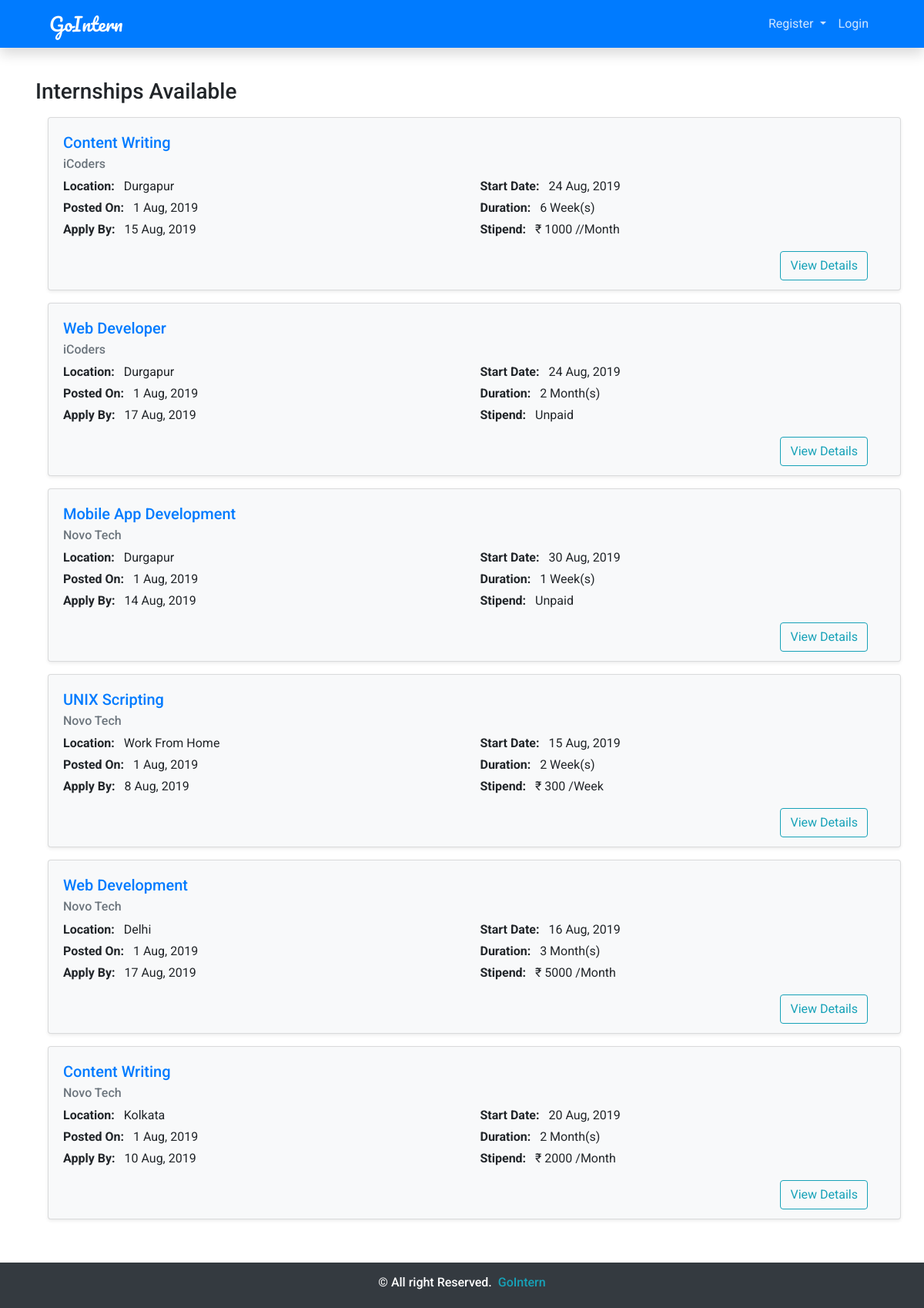
The page /templates/pages/home.php on the database its author committed.
### tables this page shows
CREATE TABLE `internship_posts` (
  `int_id` int(11) NOT NULL,
  `title` varchar(60) NOT NULL,
  `location` varchar(50) NOT NULL,
  `start_date` date NOT NULL,
  `skills_req` text NOT NULL,
  `responsibilities` text NOT NULL,
  `stipend` varchar(20) NOT NULL DEFAULT '0',
  `duration` varchar(20) NOT NULL,
  `last_date` date NOT NULL,
  `emp_id` int(11) DEFAULT NULL,
  `date` datetime NOT NULL DEFAULT CURRENT_TIMESTAMP
);

CREATE TABLE `employers` (
  `emp_id` int(11) NOT NULL,
  `name` varchar(50) NOT NULL,
  `email` varchar(50) NOT NULL,
  `location` varchar(100) NOT NULL,
  `pwd` varchar(32) NOT NULL,
  `date` datetime NOT NULL DEFAULT CURRENT_TIMESTAMP
);

### config/auth.php (called while the page is built)
<?php
function isAuthenticated(){
    if(isset($_COOKIE['user-email']) && isset($_COOKIE['user-type'])){
        return TRUE;
    }else{
        return FALSE;
    }
}

### config/db.php (called while the page is built, shortened)
<?php
class DB{
    private $conn;
    private $stmt;
    public function __construct() {
        $this->host = 'localhost';
        $this->user = 'root';
        $this->password = '';
	    $this->dbName = 'gointern_db';
        $pdo = "mysql:host=" . $this->host . ";dbname=" . $this->dbName;
        $options = array(
            PDO::ATTR_PERSISTENT => false,
            PDO::ATTR_ERRMODE => PDO::ERRMODE_EXCEPTION,
        );
        try {
            $this->conn = new PDO($pdo, $this->user, $this->password, $options);
        }
         catch (PDOException $e) {
            $this->error = $e->getMessage();
        }
    }
    public function query($query){
        $this->stmt = $this->conn->prepare($query);
    }
    public function execute(){
        return $this->stmt->execute();
    }
    public function resultset(){
        $this->execute();
        return $this->stmt->fetchAll(PDO::FETCH_ASSOC);
    }
    public function single(){
        $this->execute();
        return $this->stmt->fetch(PDO::FETCH_ASSOC);
    }
}

### templates/pages/home.php (the view, shortened to what this page needs)
<?php
require_once $_SERVER['DOCUMENT_ROOT'].'/config/db.php';
require_once $_SERVER['DOCUMENT_ROOT'].'/config/auth.php';
require_once $_SERVER['DOCUMENT_ROOT'] . '/templates/partials/header.php';
$db = new DB();
$db->query("SELECT * FROM internship_posts WHERE last_date>now() ORDER BY date DESC");
$internships = $db->resultset();
?>
<div class="container p-3 my-4">
    <h3>Internships Available</h3>
    <div class="container-fluid px-0">
        <?php
        if(count($internships) > 0){
            foreach ($internships as $internship) {
            $db->query("SELECT name from employers WHERE emp_id={$internship['emp_id']}");
            $empName = $db->single()['name'];
            ?>
                <div class="card m-3 shadow-sm col-12 bg-light">
                    <div class="card-body pb-1 px-1">
                        <h5 class="card-title">
                            <a href="/internship/<?=$internship['int_id'] ?>">
                                <?=$internship['title'] ?>
                            </a>
                        </h5>
                        <h6 class="card-subtitle mb-2 text-secondary"><?=$empName ?></h6>
                        <div class="row text-left ml-0">
                            <div class="col-md-6 px-0">
                                <p class="mb-1">
                                    <strong class="mr-2">Location:</strong>
                                    <?=ucwords($internship['location']) ?>
                                </p>
                                <p class="mb-1">
                                    <strong class="mr-2">Posted On:</strong>
                                    <?=date("j M, Y", strtotime($internship['date'])) ?>
                                </p>
                                <p class="mb-1">
                                    <strong class="mr-2">Apply By:</strong>
                                    <?=date("j M, Y", strtotime($internship['last_date'])) ?>
                                </p>
                            </div>
                            <div class="col-md-6 px-0">
                                <p class="mb-1">
                                    <strong class="mr-2">Start Date:</strong>
                                    <?=date("j M, Y", strtotime($internship['start_date'])) ?>
                                </p>
                                <p class="mb-1">
                                    <strong class="mr-2">Duration:</strong>
                                    <?=$internship['duration'] ?>
                                </p>
                                <p class="mb-1">
                                    <strong class="mr-2">Stipend:</strong>
                                    <?=(explode(" ", $internship['stipend'])[0] == 0
                                    ? "Unpaid" : "₹ ".$internship['stipend']) ?>
                                </p>
                            </div>
                        </div>
                        <div class="container text-right mt-1">
                            <a href="/internship/<?=$internship['int_id'] ?>"
                            class="btn btn-outline-info m-2 card-link">View Details</a>
                        </div>
                    </div>
                </div>
        <?php }
        }else{ ?>
            <h5 class="text-danger text-center mt-5">No internships.</h5>
        <?php } ?>
    </div>
</div>

### templates/partials/header.php (shortened to what this page needs)
<!DOCTYPE html>
<html lang="en">
  <head>
    <link
      rel="stylesheet"
      href="https://stackpath.bootstrapcdn.com/bootstrap/4.3.1/css/bootstrap.min.css"
    />
    <link
      rel="stylesheet"
      href="https://use.fontawesome.com/releases/v5.1.1/css/all.css"
    />
    <link rel="stylesheet" href="/templates/styles/styles.css" />
  </head>
<?php require_once $_SERVER['DOCUMENT_ROOT'].'/config/auth.php'; ?>
  <body>
    <nav
      class="navbar navbar-expand-md navbar-dark bg-primary sticky-top shadow"
    >
      <a class="navbar-brand ml-5" href="/">GoIntern</a>
      <div class="collapse navbar-collapse" id="navbarSupportedContent">
        <ul class="navbar-nav ml-auto mr-5">
          <?php if(!isAuthenticated()){ ?>
          <li class="nav-item dropdown">
            <a
              class="nav-link dropdown-toggle"
              href="#"
              id="navbarDropdown"
              role="button"
              data-toggle="dropdown"
              aria-haspopup="true"
              aria-expanded="false"
            >
              Register
            </a>
          </li>
          <li class="nav-item">
            <a class="nav-link" href="/login">Login</a>
          </li>
          <?php } if(isAuthenticated()){
            ?>
          <li class="nav-item dropdown px-2 ml-2 mt-2 mt-md-0" id="userDropDown">
            <a
              class="nav-link dropdown-toggle"
              href="#"
              id="navbarDropdown"
              role="button"
              data-toggle="dropdown"
              aria-haspopup="true"
              aria-expanded="false"
            >
            <?php if($_COOKIE['user-type']=='std'){ ?>
              <i class="far fa-user mr-1"></i>
            <?php }else{ ?>
              <i class="fas fa-hotel mr-1" style="font-size: 1rem;"></i>
            <?php } ?>
              <?=$res['name'] ?>
            </a>
            <div class="dropdown-menu" aria-labelledby="navbarDropdown">
              <?php if($_COOKIE['user-type']=='emp') { ?>
                <a class="dropdown-item" href="/employer/internships">My Posts</a>
              <?php }else { ?>
                <a class="dropdown-item" href="/student/applications">My Applications</a>
              <?php } ?>
              <a class="dropdown-item" href="/logout">Logout</a>
            </div>
          </li>
          <?php } ?>
        </ul>
      </div>
    </nav>
  </body>
</html>

### templates/styles/styles.css (style rules this page uses)
body { font-family: Roboto, sans-serif; }
.navbar-brand { font-family: Pacifico, cursive; font-size: 1.5rem; }
.navbar-dark .navbar-nav .nav-link { color: rgba(255, 255, 255, 0.8) !important; }

### rows shown on the page
internship_posts: title "Content Writing", emp.name "iCoders", location "Durgapur", date "1 Aug, 2019", last_date "15 Aug, 2019", start_date "24 Aug, 2019", duration "6 Week(s)", stipend "1000 //Month"
internship_posts: title "Web Developer", emp.name "iCoders", location "Durgapur", date "1 Aug, 2019", last_date "17 Aug, 2019", start_date "24 Aug, 2019", duration "2 Month(s)", stipend "Unpaid"
internship_posts: title "Mobile App Development", emp.name "Novo Tech", location "Durgapur", date "1 Aug, 2019", last_date "14 Aug, 2019", start_date "30 Aug, 2019", duration "1 Week(s)", stipend "Unpaid"
internship_posts: title "UNIX Scripting", emp.name "Novo Tech", location "Work From Home", date "1 Aug, 2019", last_date "8 Aug, 2019", start_date "15 Aug, 2019", duration "2 Week(s)", stipend "300 /Week"
internship_posts: title "Web Development", emp.name "Novo Tech", location "Delhi", date "1 Aug, 2019", last_date "17 Aug, 2019", start_date "16 Aug, 2019", duration "3 Month(s)", stipend "5000 /Month"
internship_posts: title "Content Writing", emp.name "Novo Tech", location "Kolkata", date "1 Aug, 2019", last_date "10 Aug, 2019", start_date "20 Aug, 2019", duration "2 Month(s)", stipend "2000 /Month"
